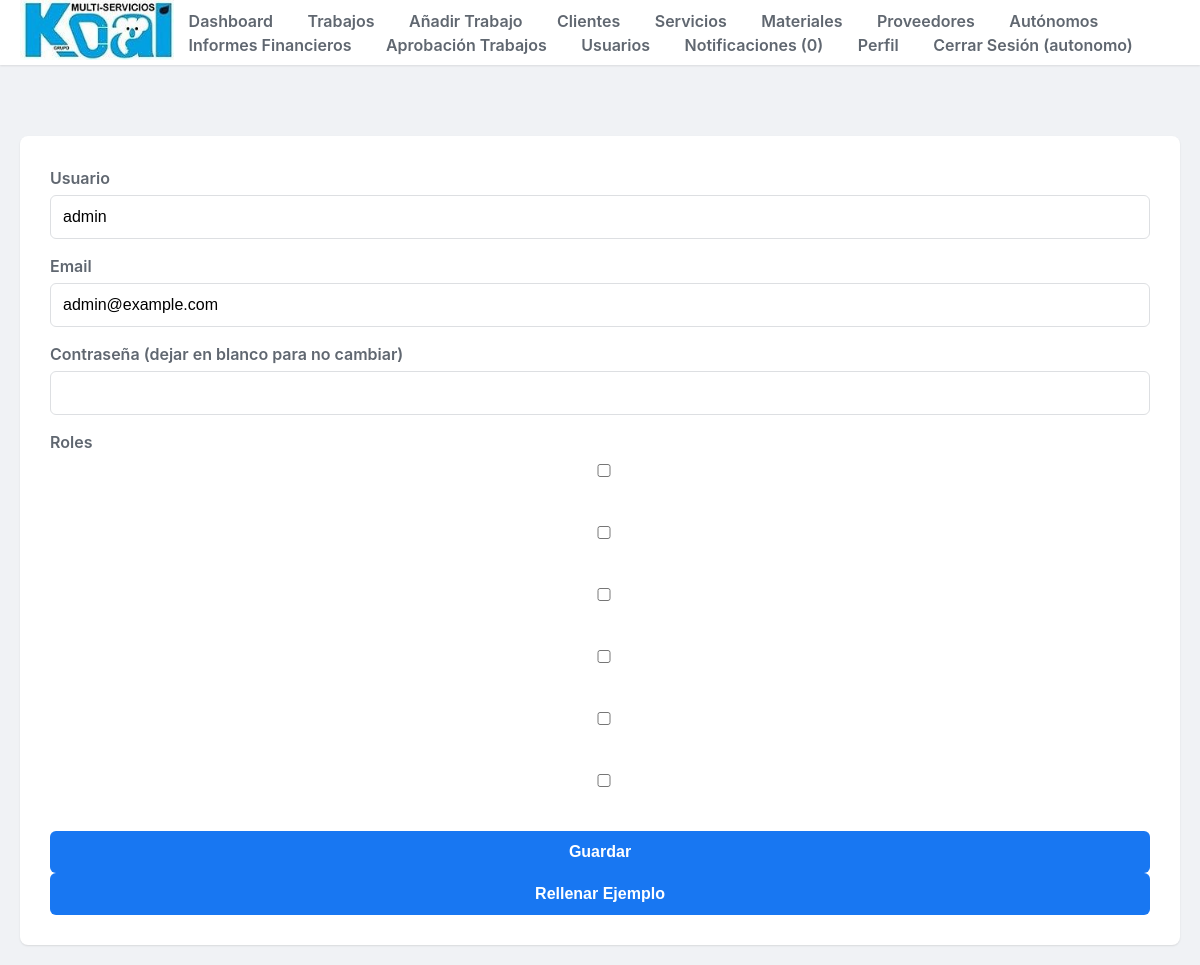
Page /users/1/edit (signed in) on the committed database.
### tables this page shows
CREATE TABLE users (
  id INTEGER PRIMARY KEY AUTOINCREMENT,
  username TEXT NOT NULL UNIQUE,
  password_hash TEXT NOT NULL,
  role TEXT, -- This will store the role code (e.g., 'admin', 'cliente')
  nombre TEXT,
  telefono TEXT,
  email TEXT,
  nif TEXT,
  created_at TEXT DEFAULT CURRENT_TIMESTAMP
);

CREATE TABLE roles (
  id INTEGER PRIMARY KEY AUTOINCREMENT,
  code TEXT UNIQUE NOT NULL, -- admin, oficina, jefe_obra, tecnico, autonomo, cliente
  descripcion TEXT
);

### backend/users.py (the view, shortened to what this page needs)
@bp.route('/<int:user_id>/edit', methods=('GET', 'POST'))
@login_required
def edit_user(user_id):
    db = get_db()
    user = db.execute('SELECT * FROM users WHERE id = ?', (user_id,)).fetchone()
    if user is None:
        flash('User not found.')
        return redirect(url_for('users.list_users'))
    roles = db.execute('SELECT id, code, descripcion FROM roles').fetchall()
    user_current_role_code = db.execute('SELECT r.code FROM user_roles ur JOIN roles r ON ur.role_id = r.id WHERE ur.user_id = ?', (user_id,)).fetchone()
    if user_current_role_code:
        user_current_role_code = user_current_role_code['code']
    else:
        user_current_role_code = None # No role assigned or found
    return render_template('users/form.html', user=user, roles=roles, user_current_role_code=user_current_role_code)

### backend/auth.py (called while the page is built)
def login_required(view):
    @functools.wraps(view)
    def wrapped_view(**kwargs):
        if not current_user.is_authenticated:
            return redirect(url_for('auth.login'))
        return view(**kwargs)
    return wrapped_view

    @staticmethod
    def from_row(row):
        if row is None:
            return None
        return User(row["id"], row["username"], row["password_hash"], row["role"])

### backend/db.py (called while the page is built)
def get_db():
    if "db" not in g:
        try:
            path = current_app.config["DATABASE"]
            os.makedirs(os.path.dirname(path), exist_ok=True)
            g.db = sqlite3.connect(path, detect_types=sqlite3.PARSE_DECLTYPES)
            g.db.row_factory = sqlite3.Row
        except sqlite3.Error as e:
            print(f"ERROR: Could not connect to database in get_db: {e}")
            import traceback
            traceback.print_exc()
            g.db = None # Set g.db to None to avoid repeated attempts
            return None # Return None to indicate failure
    return g.db

### templates/users/form.html (shortened to what this page needs)
{% extends "base.html" %}
{% block content %}
    <div class="formulario">
        <form method="post">
            <label for="username">Usuario</label>
            <input type="text" id="username" name="username" value="{{ user.username or '' }}" required>
            <label for="email">Email</label>
            <input type="email" id="email" name="email" value="{{ user.email or '' }}">
            <label for="password">Contraseña {% if user.id %}(dejar en blanco para no cambiar){% endif %}</label>
            <input type="password" id="password" name="password" {% if not user.id %}required{% endif %}>
            <label>Roles</label>
            {% for role in roles %}
                <input type="checkbox" id="role_{{ role.id }}" name="roles" value="{{ role.id }}" {% if role.id in user_role_ids %}checked{% endif %}>
                <label for="role_{{ role.id }}">{{ role.name }}</label><br>
            {% endfor %}
            <button type="submit">Guardar</button>
            <button type="button" id="fill-example-btn">Rellenar Ejemplo</button>
        </form>
    </div>
{% endblock %}

### templates/base.html (shortened to what this page needs)
<!DOCTYPE html>
<html lang="es">
<head>
    <link rel="stylesheet" href="{{ url_for('static', filename='style.css') }}">
</head>
<body>
    <header class="main-header">
        <div class="header-container">
            <a href="{{ url_for('index') if current_user.is_authenticated else url_for('auth.login') }}">
                <img src="{{ url_for('static', filename='logo.jpg') }}" alt="Grupo Koal Logo" class="logo">
            </a>
            <nav>
                {% if current_user.is_authenticated %}
                    <a href="{{ url_for('index') }}">Dashboard</a>
                    <a href="{{ url_for('jobs.list_jobs') }}">Trabajos</a>
                    <a href="{{ url_for('jobs.add_job') }}">Añadir Trabajo</a>
                    <a href="{{ url_for('clients.list_clients') }}">Clientes</a>
                    <a href="{{ url_for('services.list_services') }}">Servicios</a>
                    <a href="{{ url_for('materials.list_materials') }}">Materiales</a>
                    <a href="{{ url_for('providers.list_providers') }}">Proveedores</a>
                    <a href="{{ url_for('freelancers.list_freelancers') }}">Autónomos</a>
                    <a href="{{ url_for('reports.financial_reports') }}">Informes Financieros</a>
                    <a href="{{ url_for('jobs.list_jobs') }}">Aprobación Trabajos</a>
                    <a href="{{ url_for('users.list_users') }}">Usuarios</a>
                    <a href="{{ url_for('notifications.list_notifications') }}">Notificaciones (<span id="notification-count">0</span>)</a>
                    <a href="{{ url_for('profile.user_profile') }}">Perfil</a>
                    <a href="{{ url_for('auth.logout') }}">Cerrar Sesión ({{ current_user.username }})</a>
                {% else %}
                    <a href="{{ url_for('about.about') }}">Quiénes Somos</a>
                    <a href="{{ url_for('auth.login') }}">Iniciar Sesión</a>
                    <a href="{{ url_for('auth.register_general') }}">Registrarse</a>
                {% endif %}
            </nav>
        </div>
    </header>
    <main class="container">
        {% block content %}{% endblock %}
    </main>
</body>
</html>

### static/style.css (style rules this page uses)
body { font-family: -apple-system, BlinkMacSystemFont, "Segoe UI", Roboto, "Helvetica Neue", Arial, sans-serif; background-color: #f0f2f5; color: #1c1e21; line-height: 1.5; margin: 0; padding: 0; }
.container { max-width: 1200px; margin: 0 auto; padding: 20px; }
.main-header { background: #fff; box-shadow: 0 1px 2px rgba(0, 0, 0, 0.1); padding: 0 20px; margin-bottom: 30px; }
.header-container { display: flex; justify-content: space-between; align-items: center; max-width: 1200px; margin: 0 auto; height: 65px; }
.logo { max-height: 60px; width: auto; }
nav a { color: #606770; text-decoration: none; font-weight: 600; padding: 10px 15px; border-radius: 6px; transition: background-color 0.2s; }
.formulario { background: #fff; padding: 30px; border-radius: 8px; box-shadow: 0 1px 2px rgba(0,0,0,0.1); }
.formulario label { display: block; margin-bottom: 5px; font-weight: 600; color: #606770; }
.formulario input, .formulario textarea, .formulario select { width: 100%; padding: 12px; margin-bottom: 15px; border: 1px solid #dddfe2; border-radius: 6px; font-size: 16px; box-sizing: border-box; }
.formulario button { width: 100%; padding: 12px; background: #1877f2; color: #fff; border: none; border-radius: 6px; cursor: pointer; font-size: 16px; font-weight: bold; }

### rows in the picture
users: username "autonomo"
users: username "admin", email "admin@example.com"
